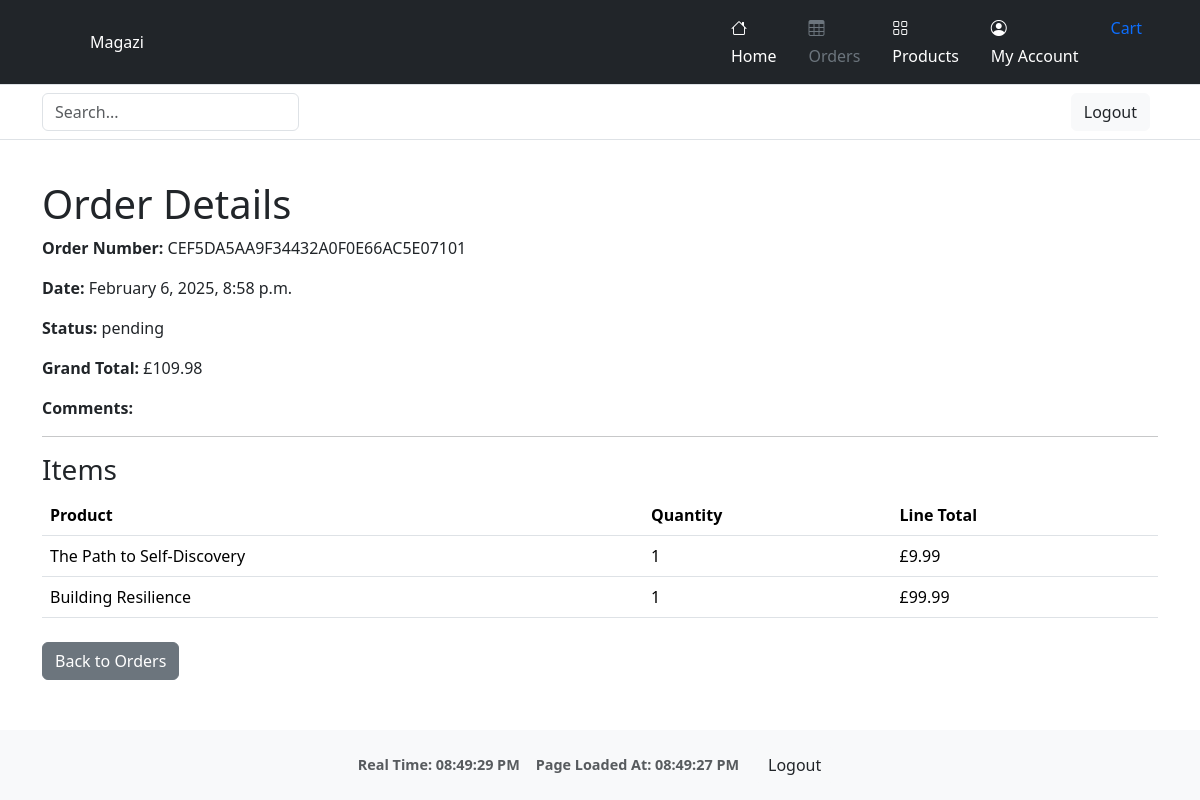
The app's page /orders/detail/CEF5DA5AA9F34432A0F0E66AC5E07101/ (signed in), older data.
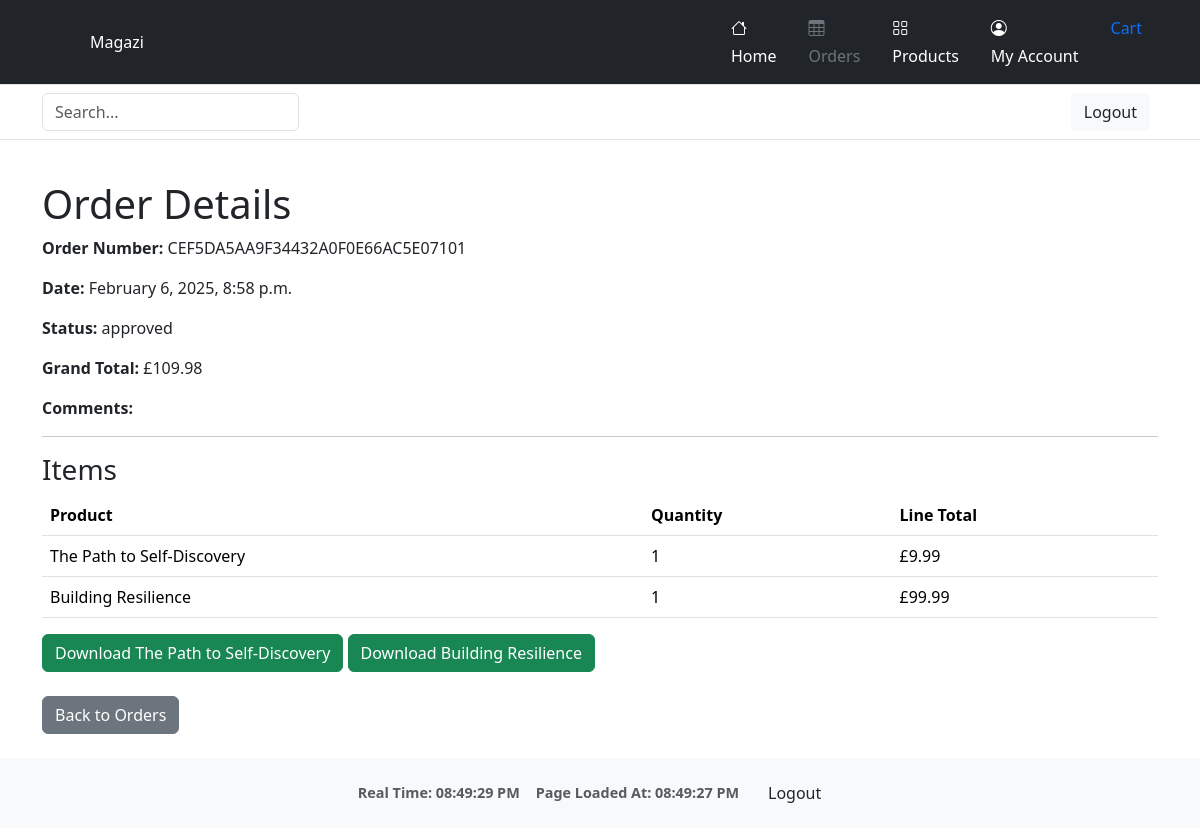
The same page, newer data.
### orders/models.py (models this page shows, shortened)
class Order(models.Model):
    order_number = models.CharField(max_length=32, null=False, editable=False)
    user = models.ForeignKey(settings.AUTH_USER_MODEL, on_delete=models.SET_NULL, null=True, blank=True)
    full_name = models.CharField(max_length=50, null=False, blank=False)
    email = models.EmailField(max_length=254, null=False, blank=False)
    phone_number = models.CharField(max_length=20, null=False, blank=False)
    country = CountryField(blank_label='Country *', null=False, blank=False)
    postcode = models.CharField(max_length=20, null=True, blank=True)
    town_or_city = models.CharField(max_length=40, null=False, blank=False)
    street_address1 = models.CharField(max_length=80, null=False, blank=False)
    street_address2 = models.CharField(max_length=80, null=True, blank=True)
    county = models.CharField(max_length=80, null=True, blank=True)
    date = models.DateTimeField(auto_now_add=True)
    delivery_cost = models.DecimalField(max_digits=6, decimal_places=2, null=False, default=0)
    order_total = models.DecimalField(max_digits=10, decimal_places=2, null=False, default=0)
    grand_total = models.DecimalField(max_digits=10, decimal_places=2, null=False, default=0)
    stripe_pid = models.CharField(max_length=254, null=False, blank=False, default='')
    status = models.CharField(max_length=20, default='pending')  # e.g. pending, delivered, canceled
    comments = models.TextField(blank=True)

class OrderLineItem(models.Model):
    order = models.ForeignKey('orders.Order', null=False, blank=False, on_delete=models.CASCADE, related_name='lineitems')
    product = models.ForeignKey(Product, null=False, blank=False, on_delete=models.CASCADE)
    quantity = models.IntegerField(null=False, blank=False, default=0)
    lineitem_total = models.DecimalField(max_digits=6, decimal_places=2, null=False, blank=False, editable=False)

### products/models.py (models this page shows, shortened)
class Product(models.Model):
    name = models.CharField(max_length=255)
    description = models.TextField()
    price = models.DecimalField(max_digits=10, decimal_places=2)
    image = models.ImageField(upload_to='product_images/', null=True, blank=True)
    stock = models.PositiveIntegerField(default=0)
    digital_file = models.FileField(upload_to='digital_products/', blank=True, null=True)
    created_at = models.DateTimeField(auto_now_add=True)
    updated_at = models.DateTimeField(auto_now=True)

### orders/views.py (the view)
# urls.py: path('detail/<str:order_number>/', views.order_detail, name='order_detail'),
@login_required
def order_detail(request, order_number):
    if request.user.is_staff or request.user.groups.filter(name="seller").exists():
        order = get_object_or_404(Order, order_number=order_number)
    else:
        order = get_object_or_404(Order, order_number=order_number, user=request.user)
    return render(request, 'orders/order_detail.html', {'order': order})

### cart/context.py (called while the page is built, shortened)
def cart_summary(request):
    cart = request.session.get('cart', {})
    cart_items = []
    total = 0
    return {'cart_total': total, 'cart_items': cart_items}

### orders/templatetags/group_filters.py (called while the page is built)
@register.filter(name='in_group')
def in_group(user, group_name):
    return user.groups.filter(name=group_name).exists()

### orders/templates/orders/order_detail.html
{% extends "base.html" %}
{% block content %}
<div class="container my-4">
    <h1>Order Details</h1>
    <p><strong>Order Number:</strong> {{ order.order_number }}</p>
    <p><strong>Date:</strong> {{ order.date|date:"F j, Y, g:i a" }}</p>
    <p><strong>Status:</strong> {{ order.status }}</p>
    <p><strong>Grand Total:</strong> £{{ order.grand_total }}</p>
    <p><strong>Comments:</strong> {{ order.comments }}</p>
    <hr>
    <h3>Items</h3>
    <table class="table">
        <thead>
            <tr>
                <th>Product</th>
                <th>Quantity</th>
                <th>Line Total</th>
            </tr>
        </thead>
        <tbody>
            {% for item in order.lineitems.all %}
            <tr>
                <td>{{ item.product.name }}</td>
                <td>{{ item.quantity }}</td>
                <td>£{{ item.lineitem_total }}</td>
            </tr>
            {% endfor %}
        </tbody>
    </table>
    {% for item in order.lineitems.all %}
        {% if item.product and item.product.id %}
            {% if order.status|lower in "approved delivered" and item.product.digital_file %}
                <a href="{% url 'orders:download_product' order.order_number item.product.id %}" class="btn btn-success">
                    Download {{ item.product.name }}
                </a>
            {% endif %}
        {% else %}
            <p>Download unavailable for {{ item.product.name }}</p>
        {% endif %}
    {% endfor %}
    <div class="mt-4">
        <a href="{% url 'orders:my_orders' %}" class="btn btn-secondary">Back to Orders</a>
    </div>
</div>
{% endblock %}

Row changes from the older to the newer data that the page shows:
changed Order "CEF5DA5AA9F34432A0F0E66AC5E07101": status "pending" → "approved"
now on one of the page's lists (row unchanged): OrderLineItem: product.name "The Path to Self-Discovery"
now on one of the page's lists (row unchanged): OrderLineItem: product.name "Building Resilience"
